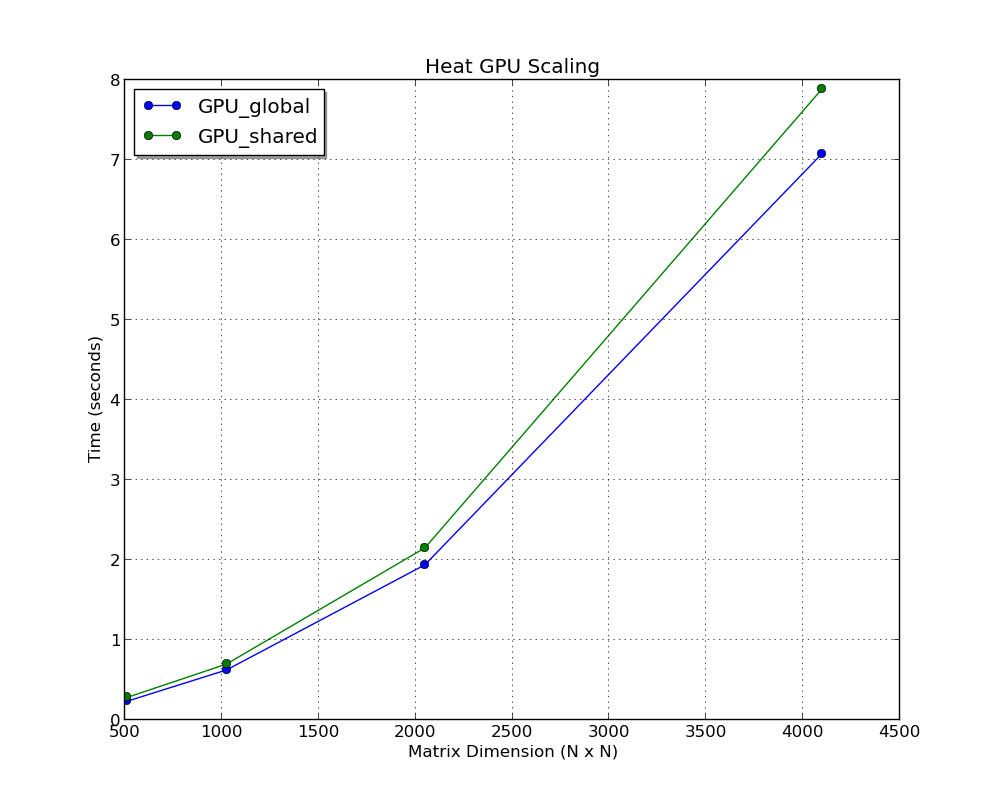

Generate this figure with Python:
#!/usr/bin/env python

import matplotlib
matplotlib.use('Agg')  # Backend per PNG
import matplotlib.pyplot as plt
import pandas as pd

# Legge i dati dal file heat_gpu_scaling.dat
df_global = pd.read_csv("heat_gpu_scaling.dat",
                        names=["device", "matrix_dim_x", "matrix_dim_y", "block_dim_x", "block_dim_y", "n_block_x", "n_block_y", "iter", "time"])

df_shr = pd.read_csv("heat_gpu_shr_scaling.dat",
                     names=["device", "matrix_dim_x", "matrix_dim_y", "block_dim_x", "block_dim_y", "n_block_x", "n_block_y", "iter", "time"])

# Filtra i dati per il dispositivo GPU
df_gpu_global = df_global[df_global["device"] == "GPU"]
df_gpu_shr = df_shr[df_shr["device"] == "GPU"]

# Verifica i dati filtrati
print(df_gpu_global)
print(df_gpu_shr)

# Crea il grafico
plt.figure(figsize=(10, 8))
plt.title('Heat GPU Scaling')
plt.grid(True)
plt.xlabel('Matrix Dimension (N x N)')
plt.ylabel('Time (seconds)')

# Plot dei dati
plt.plot(df_gpu_global["matrix_dim_x"], df_gpu_global["time"], '-o', label="GPU_global")
plt.plot(df_gpu_shr["matrix_dim_x"], df_gpu_shr["time"], '-o', label="GPU_shared")

# Aggiunge la legenda
plt.legend(shadow=True, loc="best")

# Salva il grafico in un file PNG
plt.savefig("heat_gpu_shr_global_scaling.png")

